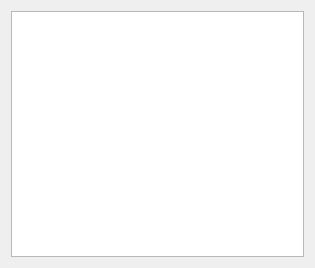
<?xml version="1.0" encoding="UTF-8"?>
<ui version="4.0">
 <class>ListarTodos</class>
 <widget class="QDialog" name="ListarTodos">
  <property name="geometry">
   <rect>
    <x>0</x>
    <y>0</y>
    <width>315</width>
    <height>268</height>
   </rect>
  </property>
  <property name="windowTitle">
   <string>Dialog</string>
  </property>
  <layout class="QHBoxLayout" name="horizontalLayout">
   <item>
    <widget class="QListWidget" name="listWidget"/>
   </item>
  </layout>
 </widget>
 <resources/>
 <connections/>
</ui>
